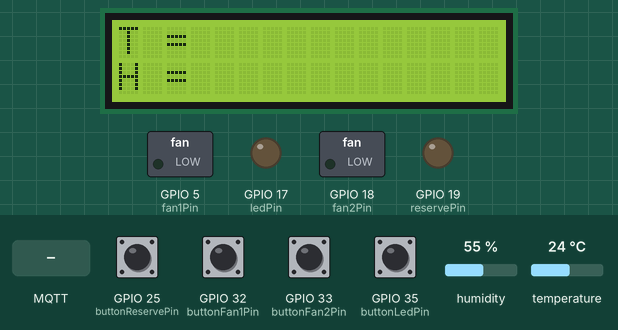
Bench run of a sketch on a simulated ESP32. Shown: 16×2 character LCD, switched loads named in the sketch (green lamp = pin HIGH), output pins drawn as LEDs (lit = HIGH). The test bench sets the inputs (shaded band); at power-on: GPIO 25 (buttonReservePin), GPIO 32 (buttonFan1Pin), GPIO 33 (buttonFan2Pin), GPIO 35 (buttonLedPin) LOW, humidity 55 %, temperature 24 °C. WiFi joins after 1.5 s; servers stay silent unless stated; no MQTT or app messages arrive unless stated; what the sketch prints to the serial monitor is not drawn.

Above: at 1.2 s.
1.3 s: MQTT message "false" arrives on the first subscribed topic
At 11.0 s:
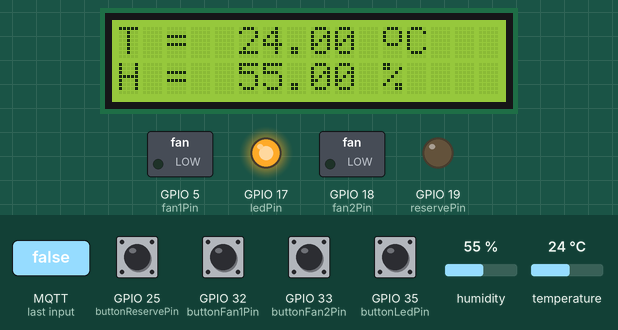
11.5 s: MQTT message "false" arrives on the second subscribed topic
At 12.7 s:
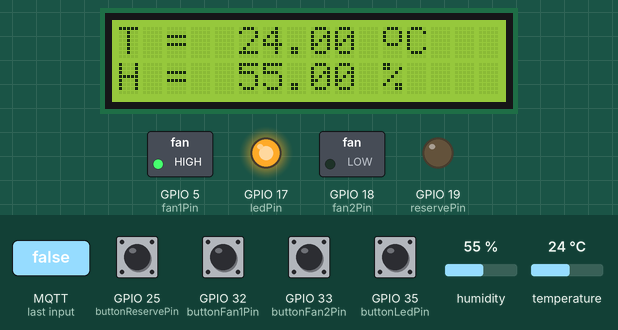
13.0 s: MQTT message "true" arrives on the first subscribed topic
At 14.0 s:
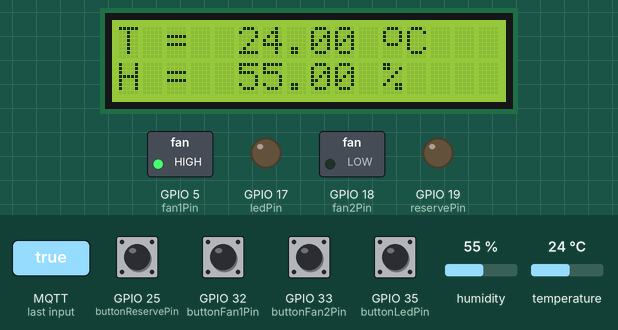
14.5 s: MQTT message "false" arrives on the third subscribed topic
At 15.2 s:
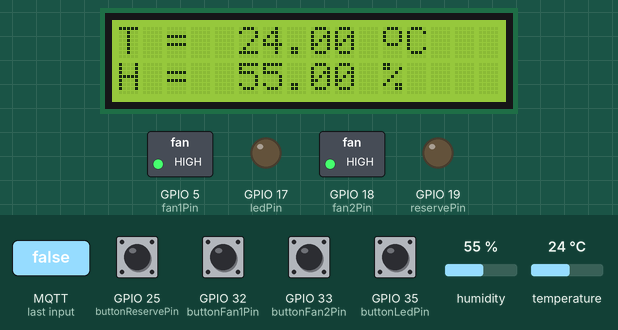
16.0 s: humidity set to 22 %
At 21.0 s:
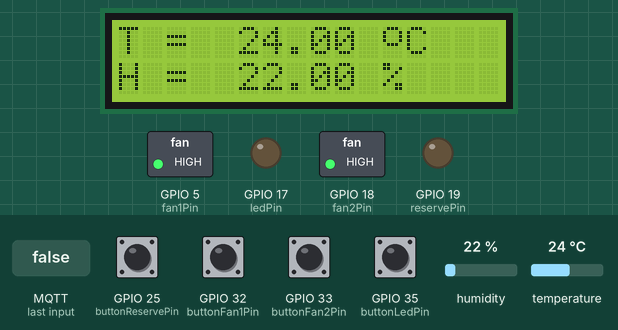
21.5 s: MQTT message "true" arrives on the second subscribed topic
At 22.8 s:
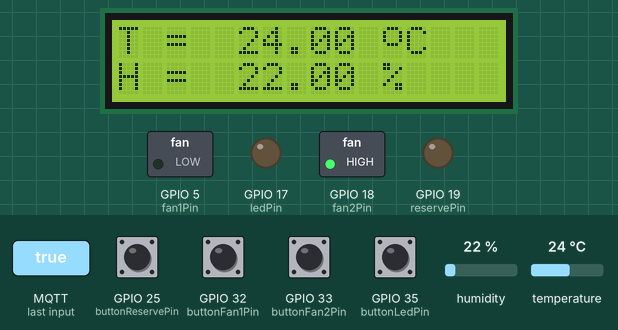
Timing chart, 0 to 24.0 s (numbered marks = the images above; inputs shaded):
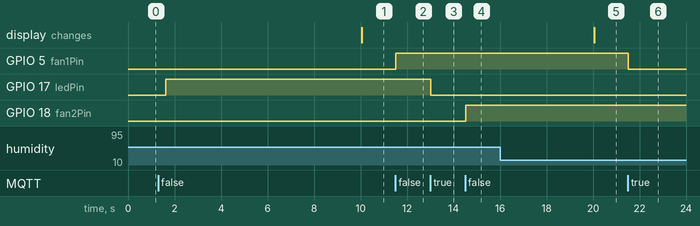

The sketch:

teplica.ino
```cpp
/*********
  Руи Сантос
  Более подробно о проекте на: https://randomnerdtutorials.com
*********/

#include <WiFi.h>
extern "C" {
#include "freertos/FreeRTOS.h"
#include "freertos/timers.h"
}
#include <AsyncMqttClient.h>
#include <DHT.h>
#include <LiquidCrystal_I2C.h>

// впишите в двух строчках ниже SSID и пароль для своей WiFi-сети,
// чтобы ваша ESP32 могла подключиться к WiFi-роутеру:
#define WIFI_SSID ""
#define WIFI_PASSWORD ""

//Определяем тип датчика
#define DHTTYPE DHT11   // DHT 11

// вставьте в переменную «MQTT_HOST» IP-адрес своей Raspberry Pi,
// чтобы ESP32 могла подключиться к MQTT-брокеру Mosquitto:
#define MQTT_HOST IPAddress(192, 168, 1, 54)
#define MQTT_PORT 1883

// создаем объекты для управления MQTT-клиентом:
AsyncMqttClient mqttClient;
TimerHandle_t mqttReconnectTimer;
TimerHandle_t wifiReconnectTimer;

// задаем количество столбцов и рядов для LCD-дисплея:
const int lcdColumns = 16;
const int lcdRows = 2;

// создаем объект LCD-дисплея,
// присваивая ему адрес, а также количество столбцов и рядов;
// (если вам неизвестен адрес дисплея,
// запустите скетч для сканирования I2C-устройств):
LiquidCrystal_I2C lcd(0x27, lcdColumns, lcdRows);

// иконка uhflecf:
byte thermometerIcon[8] = {
  B01110,
  B10001,
  B10001,
  B10001,
  B01110,
  B00000,
  B00000,
  B00000
};

unsigned long previousMillis = 0;  // время, когда в последний раз была опубликована температура
const long interval = 10000;       // интервал, с которым будут публиковаться данные от датчика

const int ledPin = 17;             // GPIO-контакт,к которому подключен свет
int ledState = LOW;                // текущее состояние выходного контакта

const int fan1Pin = 5;             // GPIO-контакт,к которому подключен вентилятор №1
int fan1State = LOW;               // текущее состояние выходного контакта

const int fan2Pin = 18;             // GPIO-контакт,к которому подключен вентилятор №2
int fan2State = LOW;               // текущее состояние выходного контакта

const int reservePin = 19;         // Резервный GPIO-контакт
int reserveState = LOW;            // текущее состояние выходного контакта

const int buttonLedPin = 35;         // задаем GPIO-контакт, к которому подключена кнопка №1
int buttonLedState = LOW;;                  // текущее состояние входного контакта (кнопка №1)
int lastButtonLedState = LOW;        // предыдущее состояние входного контакта (кнопка №1)

const int buttonFan1Pin = 32;         // задаем GPIO-контакт,к которому подключена кнопка №2
int buttonFan1State = LOW;;                 // текущее состояние входного контакта (кнопка №2)
int lastButtonFan1State = LOW;       // предыдущее состояние входного контакта (кнопка №2)

const int buttonFan2Pin = 33;         // задаем GPIO-контакт,к которому подключена кнопка №3
int buttonFan2State = LOW;;                 // текущее состояние входного контакта (кнопка №3)
int lastButtonFan2State = LOW;       // предыдущее состояние входного контакта (кнопка №3)

const int buttonReservePin = 25;         // задаем GPIO-контакт,к которому подключена кнопка №4
int buttonReserveState = LOW;;                  // текущее состояние входного контакта (кнопка №4)
int lastButtonReserveState = LOW;        // предыдущее состояние входного контакта (кнопка №4)

unsigned long lastDebounceTime = 0;  // время, когда в последний раз был переключен выходной контакт
unsigned long debounceDelay = 300;    // время антидребезга (увеличьте это значение,если выходной сигнал по-прежнему «прыгает»)

// DHT Sensor
uint8_t DHTPin = 4;

// Initialize DHT sensor.
DHT dht(DHTPin, DHTTYPE);

float Temperature;
float Humidity;

void connectToWifi() {
  Serial.println("Connecting to Wi-Fi...");
  //  "Подключаемся к WiFi..."
  WiFi.begin(WIFI_SSID, WIFI_PASSWORD);
}

void connectToMqtt() {
  Serial.println("Connecting to MQTT...");
  //  "Подключаемся к MQTT..."
  mqttClient.connect();
}

void WiFiEvent(WiFiEvent_t event) {
  Serial.printf("[WiFi-event] event: %d\n", event);
  switch (event) {
    case SYSTEM_EVENT_STA_GOT_IP:
      Serial.println("WiFi connected");  //  "Подключились к WiFi"
      Serial.println("IP address: ");  //  "IP-адрес: "
      Serial.println(WiFi.localIP());
      connectToMqtt();
      break;
    case SYSTEM_EVENT_STA_DISCONNECTED:
      Serial.println("WiFi lost connection");
      //  "WiFi-связь потеряна"
      // делаем так, чтобы
      // ESP32 не переподключалась к MQTT
      // во время переподключения к WiFi:
      xTimerStop(mqttReconnectTimer, 0);
      xTimerStart(wifiReconnectTimer, 0);
      break;
  }
}

// в этой функции можно добавить новые топики для подписки:
void onMqttConnect(bool sessionPresent) {
  Serial.println("Connected to MQTT.");  //  "Подключились к MQTT."
  Serial.print("Session present: ");  //  "Текущая сессия: "
  Serial.println(sessionPresent);

  // подписываем ESP32 на топик «esp32/led»:
  uint16_t packetIdSub1 = mqttClient.subscribe("esp32/led", 0);
  Serial.print("Subscribing at QoS 0, packetId: "); //  "Подписываемся при QoS 0, ID пакета: "
  Serial.println(packetIdSub1);

  // подписываем ESP32 на топик «esp32/fan1»:
  uint16_t packetIdSub2 = mqttClient.subscribe("esp32/fan1", 0);
  Serial.print("Subscribing at QoS 0, packetId: "); //  "Подписываемся при QoS 0, ID пакета: "
  Serial.println(packetIdSub2);

  // подписываем ESP32 на топик «esp32/fan2»:
  uint16_t packetIdSub3 = mqttClient.subscribe("esp32/fan2", 0);
  Serial.print("Subscribing at QoS 0, packetId: "); //  "Подписываемся при QoS 0, ID пакета: "
  Serial.println(packetIdSub3);

  // подписываем ESP32 на топик «esp32/reserve»:
  uint16_t packetIdSub4 = mqttClient.subscribe("esp32/reserve", 0);
  Serial.print("Subscribing at QoS 0, packetId: "); //  "Подписываемся при QoS 0, ID пакета: "
  Serial.println(packetIdSub4);
}

void onMqttDisconnect(AsyncMqttClientDisconnectReason reason) {
  Serial.println("Disconnected from MQTT."); //  "Отключились от MQTT."
  if (WiFi.isConnected()) {
    xTimerStart(mqttReconnectTimer, 0);
  }
}

void onMqttSubscribe(uint16_t packetId, uint8_t qos) {
  Serial.println("Subscribe acknowledged."); //  "Подписка подтверждена."
  Serial.print("  packetId: ");  //  "  ID пакета: "
  Serial.println(packetId);
  Serial.print("  qos: ");  //  "  уровень качества обслуживания: "
  Serial.println(qos);
}

void onMqttUnsubscribe(uint16_t packetId) {
  Serial.println("Unsubscribe acknowledged."); //  "Отписка подтверждена."
  Serial.print("  packetId: ");  //  "  ID пакета: "
  Serial.println(packetId);
}

void onMqttPublish(uint16_t packetId) {
  Serial.println("Publish acknowledged."); //  "Публикация подтверждена."
  Serial.print("  packetId: ");  //  "  ID пакета: "
  Serial.println(packetId);
}

// в этой функции задается, что произойдет,
// когда ESP32 получит то или иное сообщение»
void onMqttMessage(char* topic, char* payload, AsyncMqttClientMessageProperties properties, size_t len, size_t index, size_t total) {
  String messageTemp;
  for (int i = 0; i < len; i++) {
    Serial.print((char)payload[i]);
    messageTemp += (char)payload[i];
  }
  // проверяем, пришло ли MQTT-сообщение в топик «esp32/led»:
  if (strcmp(topic, "esp32/led") == 0) {
    // если светодиод выключен, включаем его (и наоборот):
    if (messageTemp == "true") {
      digitalWrite(ledPin, LOW);
    }
    else if (messageTemp == "false") {
      digitalWrite(ledPin, HIGH);
    }
  }

  // проверяем, пришло ли MQTT-сообщение в топик «esp32/fan1»:
  if (strcmp(topic, "esp32/fan1") == 0) {
    // если светодиод выключен, включаем его (и наоборот):
    if (messageTemp == "true") {
      digitalWrite(fan1Pin, LOW);
    }
    else if (messageTemp == "false") {
      digitalWrite(fan1Pin, HIGH);
    }
  }

  // проверяем, пришло ли MQTT-сообщение в топик «esp32/fan2»:
  if (strcmp(topic, "esp32/fan2") == 0) {
    // если светодиод выключен, включаем его (и наоборот):
    if (messageTemp == "true") {
      digitalWrite(fan2Pin, LOW);
    }
    else if (messageTemp == "false") {
      digitalWrite(fan2Pin, HIGH);
    }
  }

  // проверяем, пришло ли MQTT-сообщение в топик «esp32/reserve»:
  if (strcmp(topic, "esp32/reserve") == 0) {
    // если светодиод выключен, включаем его (и наоборот):
    if (messageTemp == "true") {
      digitalWrite(reservePin, LOW);
    }
    else if (messageTemp == "false") {
      digitalWrite(reservePin, HIGH);
    }
  }

  Serial.println("Publish received.");
  //  "Опубликованные данные получены."
  Serial.print("  message: ");  //  "  сообщение: "
  Serial.println(messageTemp);
  Serial.print("  topic: ");  //  "  топик: "
  Serial.println(topic);
  Serial.print("  qos: ");  //  "  уровень качества обслуживания: "
  Serial.println(properties.qos);
  Serial.print("  dup: ");  //  "  дублирование сообщения: "
  Serial.println(properties.dup);
  Serial.print("  retain: ");  //  "  сохраненные сообщения: "
  Serial.println(properties.retain);
  Serial.print("  len: ");  //  "  размер: "
  Serial.println(len);
  Serial.print("  index: ");  //  "  индекс: "
  Serial.println(index);
  Serial.print("  total: ");  //  "  суммарно: "
  Serial.println(total);
}

void setup() {
  Serial.begin(115200);

  // инициализируем LCD-дисплей:
  lcd.init();
  // включаем подсветку LCD-дисплея:
  lcd.backlight();
  // создаем иконку термометра:
  lcd.createChar(0, thermometerIcon);

  // делаем контакт светодиода выходным (OUTPUT)
  // и задаем ему значение «LOW»:
  pinMode(ledPin, OUTPUT);
  digitalWrite(ledPin, LOW);

  // делаем контакт fan №1 выходным (OUTPUT)
  // и задаем ему значение «LOW»:
  pinMode(fan1Pin, OUTPUT);
  digitalWrite(fan1Pin, LOW);

  // делаем контакт fan №2 выходным (OUTPUT)
  // и задаем ему значение «LOW»:
  pinMode(fan2Pin, OUTPUT);
  digitalWrite(fan2Pin, LOW);

  // делаем контакт reserve выходным (OUTPUT)
  // и задаем ему значение «LOW»:
  pinMode(reservePin, OUTPUT);
  digitalWrite(reservePin, LOW);

  // делаем контакты для кнопок входными (INPUT)
  pinMode(buttonLedPin, INPUT);
  pinMode(buttonFan1Pin, INPUT);
  pinMode(buttonFan2Pin, INPUT);
  pinMode(buttonReservePin, INPUT);

  //настраиваем контакт датчика температуры и влажности
  pinMode(DHTPin, INPUT);
  dht.begin();


  mqttReconnectTimer = xTimerCreate("mqttTimer", pdMS_TO_TICKS(2000), pdFALSE, (void*)0, reinterpret_cast<TimerCallbackFunction_t>(connectToMqtt));
  wifiReconnectTimer = xTimerCreate("wifiTimer", pdMS_TO_TICKS(2000), pdFALSE, (void*)0, reinterpret_cast<TimerCallbackFunction_t>(connectToWifi));

  WiFi.onEvent(WiFiEvent);

  mqttClient.onConnect(onMqttConnect);
  mqttClient.onDisconnect(onMqttDisconnect);
  mqttClient.onSubscribe(onMqttSubscribe);
  mqttClient.onUnsubscribe(onMqttUnsubscribe);
  mqttClient.onMessage(onMqttMessage);
  mqttClient.onPublish(onMqttPublish);
  mqttClient.setServer(MQTT_HOST, MQTT_PORT);

  connectToWifi();

  lcd.clear();
  lcd.setCursor(0, 0);
  lcd.print("T = ");  //  "Температура"
  lcd.setCursor(0, 1);
  lcd.print("H = "); //  "Влажность"
}

void loop() {
  unsigned long currentMillis = millis();
  // каждые Х секунд
  // ESP32 будет публиковать новое MQTT-сообщение
  // в топик «esp32/temperature»:
  if (currentMillis - previousMillis >= interval) {
    // сохраняем время, когда в последний раз
    // были опубликованы новые данные от датчика:
    previousMillis = currentMillis;
    Temperature = dht.readTemperature();
    Humidity = dht.readHumidity();
    lcd.setCursor(5, 0);
    lcd.print(Temperature);
    lcd.print(" ");
    lcd.write(0);
    lcd.print("C");
    lcd.setCursor(5, 1);
    lcd.print(Humidity);
    lcd.print(" %");

  // публикуем в топик «esp32/temperature»
  // MQTT-сообщение с температурой в градусах Цельсия:
  uint16_t packetIdPub1 = mqttClient.publish("esp32/temperature", 2,
                          true,  String(Temperature).c_str());

  Serial.print("Publishing on topic esp32/temperature at QoS 2, packetId: ");
  //  "Публикуем в топик «esp32/temperature»
  //   при QoS 2, ID пакета: "
  Serial.println(packetIdPub1);

  // публикуем в топик «esp32/Humidity»
  // MQTT-сообщение с  влажностью:
  uint16_t packetIdPub2 = mqttClient.publish("esp32/Humidity", 2,
                          true,  String(Humidity).c_str());

  Serial.print("Publishing on topic esp32/Humidity at QoS 2, packetId: ");
  //  "Публикуем в топик «esp32/Humidity»
  //   при QoS 2, ID пакета: "
  Serial.println(packetIdPub2);

  }
// считываем состояния кнопок
// и сохраняем их в локальные переменные:
int reading1 = digitalRead(buttonLedPin);
// если состояние кнопки изменилось (из-за шума или нажатия),
// сбрасываем таймер:
if (reading1 != lastButtonLedState) {
  // сбрасываем таймер «антидребезга»:
  lastDebounceTime = millis();
}

int reading2 = digitalRead(buttonFan1Pin);
// если состояние кнопки изменилось (из-за шума или нажатия),
// сбрасываем таймер:
if (reading2 != lastButtonFan1State) {
  // сбрасываем таймер «антидребезга»:
  lastDebounceTime = millis();
}

int reading3 = digitalRead(buttonFan2Pin);
// если состояние кнопки изменилось (из-за шума или нажатия),
// сбрасываем таймер:
if (reading3 != lastButtonFan2State) {
  // сбрасываем таймер «антидребезга»:
  lastDebounceTime = millis();
}

int reading4 = digitalRead(buttonReservePin);
// если состояние кнопки изменилось (из-за шума или нажатия),
// сбрасываем таймер:
if (reading4 != lastButtonReserveState) {
  // сбрасываем таймер «антидребезга»:
  lastDebounceTime = millis();
}

// если состояние кнопки изменилось после периода «антидребезга»:
if ((millis() - lastDebounceTime) > debounceDelay) {
  // и если новое значение отличается от того,
  // что хранится сейчас в переменной «buttonLedState»:
  if (reading1 != buttonLedState) {
    buttonLedState = reading1;
    // публикуем MQTT-сообщение в топик «esp32/led/toggle»
    // чтобы переключить состояние светодиода
    // (т.е. чтобы включить или выключить его):
    if ((buttonLedState == HIGH)) {
      if (!digitalRead(ledPin)) {
        mqttClient.publish("esp32/led/toggle", 0, true, "false");
        Serial.println("Publishing on topic esp32/led/toggle topic at QoS 0"); //  "Публикуем в топик «esp32/led/toggle» при QoS 0"
      }
      else if (digitalRead(ledPin)) {
        mqttClient.publish("esp32/led/toggle", 0, true, "true");
        Serial.println("Publishing on topic esp32/led/toggle topic at QoS 0"); // "Публикуем в топик «esp32/led/toggle» при QoS 0"
      }
    }
  }
  // и если новое значение отличается от того,
  // что хранится сейчас в переменной «buttonFan1State»:
  if (reading2 != buttonFan1State) {
    buttonFan1State = reading2;
    // публикуем MQTT-сообщение в топик «esp32/fan1/toggle»
    // чтобы переключить состояние светодиода
    // (т.е. чтобы включить или выключить его):
    if ((buttonFan1State == HIGH)) {
      if (!digitalRead(fan1Pin)) {
        mqttClient.publish("esp32/fan1/toggle", 0, true, "false");
        Serial.println("Publishing on topic esp32/fan1/toggle topic at QoS 0");
        //  "Публикуем в топик «esp32/fan1/toggle»
        //   при QoS 0"
      }
      else if (digitalRead(fan1Pin)) {
        mqttClient.publish("esp32/fan1/toggle", 0, true, "true");
        Serial.println("Publishing on topic esp32/fan1/toggle topic at QoS 0");
        //  "Публикуем в топик «esp32/fan1/toggle»
        //   при QoS 0"
      }
    }
  }

  // и если новое значение отличается от того,
  // что хранится сейчас в переменной «buttonReserveState»:
  if (reading3 != buttonFan2State) {
    buttonFan2State = reading3;
    // публикуем MQTT-сообщение в топик «esp32/fan2/toggle»
    // чтобы переключить состояние светодиода
    // (т.е. чтобы включить или выключить его):
    if ((buttonFan2State == HIGH)) {
      if (!digitalRead(fan2Pin)) {
        mqttClient.publish("esp32/fan2/toggle", 0, true, "false");
        Serial.println("Publishing on topic esp32/fan2/toggle topic at QoS 0");
        //  "Публикуем в топик «esp32/fan2/toggle»
        //   при QoS 0"
      }
      else if (digitalRead(fan2Pin)) {
        mqttClient.publish("esp32/fan2/toggle", 0, true, "true");
        Serial.println("Publishing on topic esp32/fan2/toggle topic at QoS 0");
        //  "Публикуем в топик «esp32/fan2/toggle»
        //   при QoS 0"
      }
    }
  }

  // и если новое значение отличается от того,
  // что хранится сейчас в переменной «buttonState»:
  if (reading4 != buttonReserveState) {
    buttonReserveState = reading4;
    // публикуем MQTT-сообщение в топик «esp32/reserve/toggle»
    // чтобы переключить состояние светодиода
    // (т.е. чтобы включить или выключить его):
    if ((buttonReserveState == HIGH)) {
      if (!digitalRead(reservePin)) {
        mqttClient.publish("esp32/reserve/toggle", 0, true, "false");
        Serial.println("Publishing on topic esp32/reserve/toggle topic at QoS 0");
        //  "Публикуем в топик «esp32/reserve/toggle»
        //   при QoS 0"
      }
      else if (digitalRead(reservePin)) {
        mqttClient.publish("esp32/reserve/toggle", 0, true, "true");
        Serial.println("Publishing on topic esp32/reserve/toggle topic at QoS 0");
        //  "Публикуем в топик «esp32/reserve/toggle»
        //   при QoS 0"
      }
    }
  }
}
// сохраняем новое значение кнопки в переменную «lastButtonState»;
// в результате при следующем проходе через loop()
// новое значение кнопки будет считаться ее предыдущим значением:
lastButtonLedState = reading1;
lastButtonFan1State = reading2;
lastButtonFan2State = reading3;
lastButtonReserveState = reading4;
}
```

Measured:
- after the input at 1.3 s, GPIO 17 (ledPin): LOW → HIGH after 0.33 s
- after the input at 11.5 s, GPIO 5 (fan1Pin): LOW → HIGH at once
- after the input at 13.0 s, GPIO 17 (ledPin): HIGH → LOW at once
- after the input at 14.5 s, GPIO 18 (fan2Pin): LOW → HIGH at once
- after the input at 16.0 s, the display: changes after 4.0 s (image 5)
- after the input at 21.5 s, GPIO 5 (fan1Pin): HIGH → LOW at once
